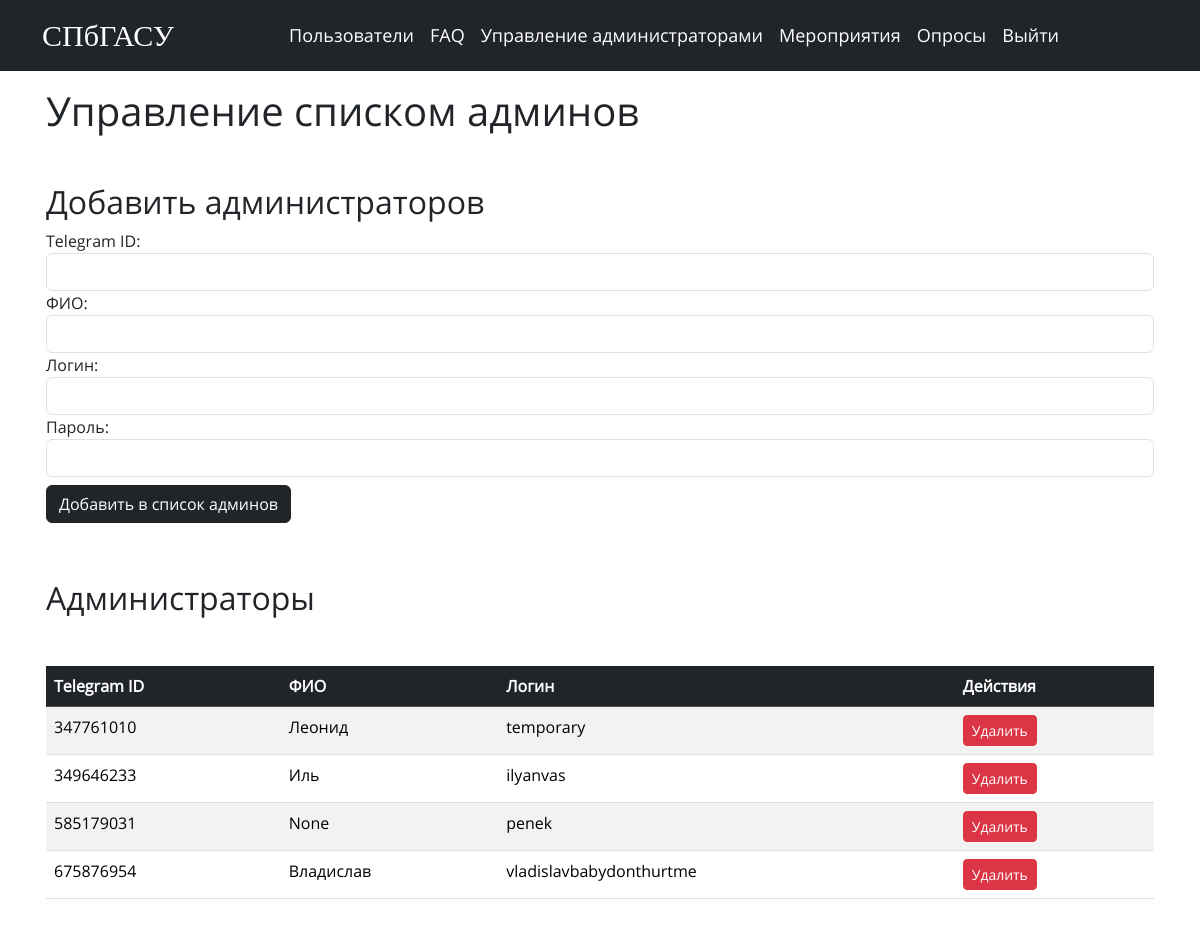
Before: /admin_management with the older database file.
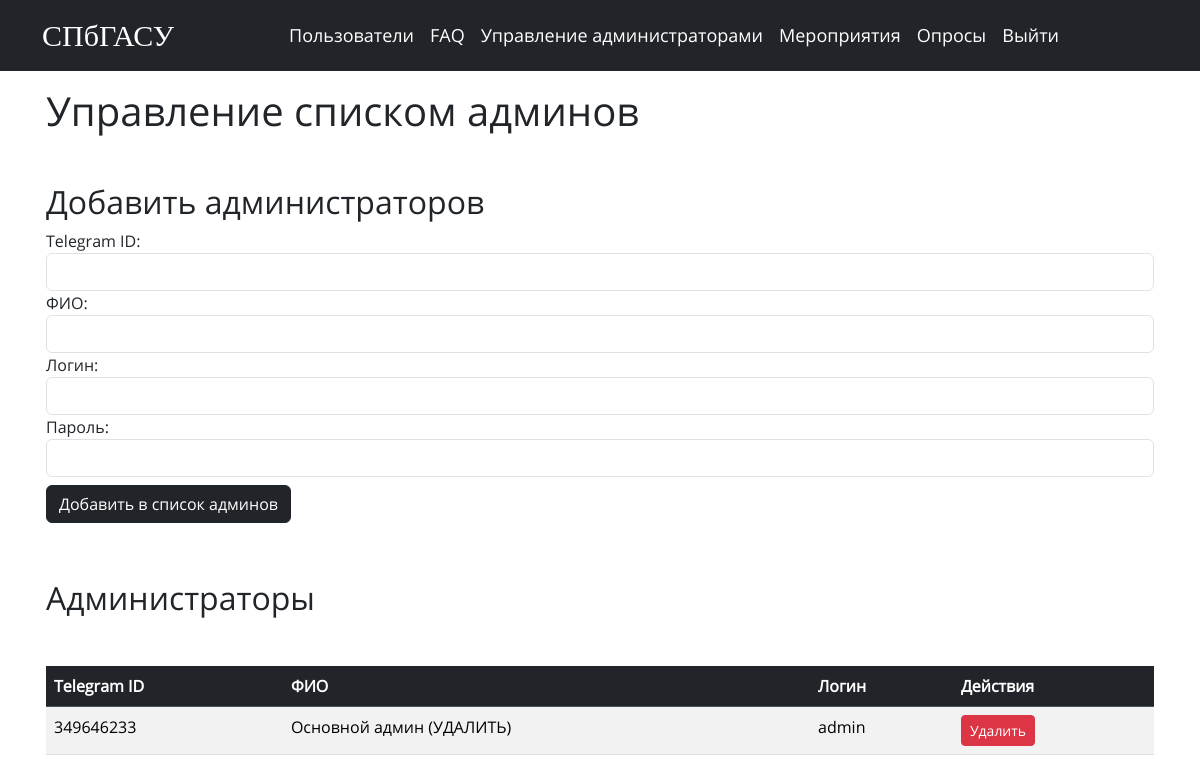
After: the same page with the newer database file.
### tables this page shows
CREATE TABLE admins
                 (tg_id INTEGER PRIMARY KEY, username TEXT, login TEXT, password TEXT);

### web/index.py (the view, shortened to what this page needs)
@app.route('/admin_management', methods=['GET', 'POST'])
@auth.login_required
def admin_management():
    admins = get_all_admins()
    return render_template('admin_management.html', admins=admins)

### utility/db.py (called while the page is built)
def get_all_admins():
    conn = sqlite3.connect('my_database.db')
    c = conn.cursor()
    c.execute("SELECT * FROM admins")
    a = list(c.fetchall())
    conn.commit()
    conn.close()
    return a

### web/templates/admin_management.html (shortened to what this page needs)
<!DOCTYPE html>
<html>
<head>
    <link href="https://cdn.jsdelivr.net/npm/bootstrap@5.3.3/dist/css/bootstrap.min.css" rel="stylesheet">
    <link rel="stylesheet" href="{{ url_for('static', filename='styles.css') }}">
</head>
<body>
    {% include 'header.html' %}
    <div class="p-3 container">
        <h1>Управление списком админов</h1>
        <h2 class="mt-5">Добавить администраторов</h2>
        <form method="post" autocomplete="off" onsubmit="return validateForm()">
            <div class="form-group">
                <label for="tg_id">Telegram ID:</label>
                <input type="number" class="form-control" id="tg_id" name="tg_id" required>
            </div>
            <div class="form-group">
                <label for="username">ФИО:</label>
                <input type="text" class="form-control" id="username" name="username" required>
            </div>
            <div class="form-group">
                <label for="username">Логин:</label>
                <input type="text" class="form-control" id="username" name="login" required>
            </div>
            <div class="form-group">
                <label for="username">Пароль:</label>
                <input type="password" class="form-control" id="username" name="password" required>
            </div>
            <button type="submit" class="btn btn-dark my-2" name="add_admin">Добавить в список админов</button>
        </form>
        <h2 class="my-5">Администраторы</h2>
        <div class="table-responsive-md my-5">
        <table class="table table-striped">
            <thead class="table-dark">
                <tr>
                    <th>Telegram ID</th>
                    <th>ФИО</th>
                    <th>Логин</th>
                    <th>Действия</th>
                </tr>
            </thead>
            <tbody class="table-hover">
                {% for admin in admins %}
                <tr>
                    <td>{{ admin[0] }}</td>
                    <td>{{ admin[1] }}</td>
                    <td>{{ admin[2] }}</td>
                    <td>
                        <form method="post">
                            <button type="submit" class="btn btn-danger btn-sm" name="delete_admin">Удалить</button>
                        </form>
                    </td>
                </tr>
                {% endfor %}
            </tbody>
        </table>
        </div>
    </div>
</body>
</html>

### web/templates/header.html (shortened to what this page needs)
<header>
    <nav class="navbar navbar-expand-lg navbar-dark bg-dark">
        <div class="container">
            <a class="navbar-brand brand" href="/">СПбГАСУ</a>
            <div class="collapse navbar-collapse" id="navbarNav">
                <ul class="navbar-nav mx-auto flex-md-row flex-column">
                    <li class="nav-item">
                        <a class="nav-link text-white" href="{{ url_for('users') }}">Пользователи</a>
                    </li>
                    <li class="nav-item">
                        <a class="nav-link text-white" href="{{ url_for('faq') }}">FAQ</a>
                    </li>
                    <li class="nav-item">
                        <a class="nav-link text-white" href="{{ url_for('admin_management') }}">Управление администраторами</a>
                    </li>
                    <li class="nav-item">
                        <a class="nav-link text-white" href="{{ url_for('events') }}">Мероприятия</a>
                    </li>
                    <li class="nav-item">
                        <a class="nav-link text-white" href="{{ url_for('quiz') }}">Опросы</a>
                    </li>
                    <li class="nav-item">
                        <a class="nav-link text-white" href="{{ url_for('logout') }}">Выйти</a>
                    </li>
                </ul>
            </div>
        </div>
    </nav>
</header>

### web/static/styles.css (style rules this page uses)
:root { --primary-color: #0000ff; --secondary-color: #e2d7d3; --accent-color: #7daae3; --dark-color: #7994c2; --text-color: #000000; }
.brand { font-size: 30px !important; font-family: 'Mak'; }
* { font-family: 'Open'; }
ol, li, li h3 { font-size: 18px !important; }

Changed rows visible on the page:
removed admins: tg_id "347761010", username "Леонид", login "temporary"
removed admins: tg_id "585179031", admin "None", login "penek"
removed admins: tg_id "675876954", username "Владислав", login "vladislavbabydonthurtme"
changed admins id 349646233: username "Иль" → "Основной админ (УДАЛИТЬ)"; login "ilyanvas" → "admin"
